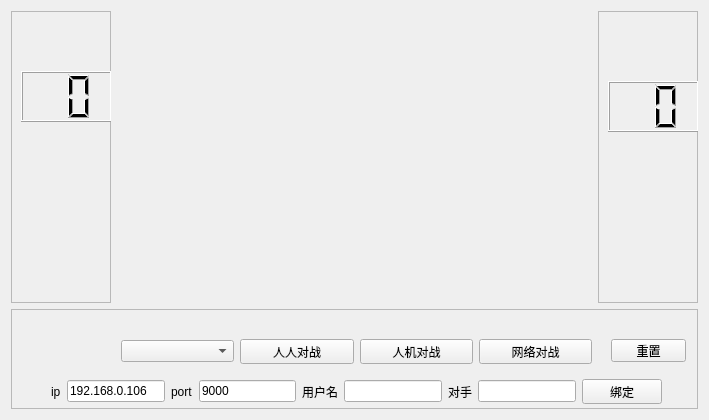
<?xml version="1.0" encoding="UTF-8"?>
<ui version="4.0">
 <class>ChessForm</class>
 <widget class="QWidget" name="ChessForm">
  <property name="geometry">
   <rect>
    <x>0</x>
    <y>0</y>
    <width>709</width>
    <height>420</height>
   </rect>
  </property>
  <property name="windowTitle">
   <string>Form</string>
  </property>
  <layout class="QGridLayout" name="gridLayout_2">
   <item row="0" column="0">
    <widget class="QFrame" name="frame_2">
     <property name="minimumSize">
      <size>
       <width>0</width>
       <height>200</height>
      </size>
     </property>
     <property name="maximumSize">
      <size>
       <width>100</width>
       <height>16777215</height>
      </size>
     </property>
     <property name="frameShape">
      <enum>QFrame::StyledPanel</enum>
     </property>
     <property name="frameShadow">
      <enum>QFrame::Raised</enum>
     </property>
     <widget class="QLabel" name="lbl1">
      <property name="geometry">
       <rect>
        <x>40</x>
        <y>0</y>
        <width>51</width>
        <height>51</height>
       </rect>
      </property>
      <property name="text">
       <string/>
      </property>
     </widget>
     <widget class="QLCDNumber" name="LCD1">
      <property name="geometry">
       <rect>
        <x>10</x>
        <y>60</y>
        <width>91</width>
        <height>51</height>
       </rect>
      </property>
      <property name="digitCount">
       <number>2</number>
      </property>
     </widget>
     <widget class="QLabel" name="label_a">
      <property name="geometry">
       <rect>
        <x>20</x>
        <y>180</y>
        <width>54</width>
        <height>41</height>
       </rect>
      </property>
      <property name="text">
       <string/>
      </property>
     </widget>
    </widget>
   </item>
   <item row="0" column="1">
    <layout class="QGridLayout" name="gridLayout"/>
   </item>
   <item row="0" column="2">
    <widget class="QFrame" name="frame">
     <property name="minimumSize">
      <size>
       <width>0</width>
       <height>200</height>
      </size>
     </property>
     <property name="maximumSize">
      <size>
       <width>100</width>
       <height>16777215</height>
      </size>
     </property>
     <property name="frameShape">
      <enum>QFrame::StyledPanel</enum>
     </property>
     <property name="frameShadow">
      <enum>QFrame::Raised</enum>
     </property>
     <widget class="QLabel" name="lbl2">
      <property name="geometry">
       <rect>
        <x>10</x>
        <y>0</y>
        <width>51</width>
        <height>51</height>
       </rect>
      </property>
      <property name="text">
       <string/>
      </property>
     </widget>
     <widget class="QLCDNumber" name="LCD2">
      <property name="geometry">
       <rect>
        <x>10</x>
        <y>70</y>
        <width>91</width>
        <height>51</height>
       </rect>
      </property>
      <property name="digitCount">
       <number>2</number>
      </property>
     </widget>
    </widget>
   </item>
   <item row="1" column="0" colspan="3">
    <widget class="QFrame" name="frame_3">
     <property name="minimumSize">
      <size>
       <width>100</width>
       <height>50</height>
      </size>
     </property>
     <property name="maximumSize">
      <size>
       <width>16777215</width>
       <height>100</height>
      </size>
     </property>
     <property name="frameShape">
      <enum>QFrame::StyledPanel</enum>
     </property>
     <property name="frameShadow">
      <enum>QFrame::Raised</enum>
     </property>
     <widget class="QWidget" name="layoutWidget">
      <property name="geometry">
       <rect>
        <x>40</x>
        <y>70</y>
        <width>611</width>
        <height>25</height>
       </rect>
      </property>
      <layout class="QHBoxLayout" name="horizontalLayout">
       <item>
        <widget class="QLabel" name="label">
         <property name="text">
          <string>ip</string>
         </property>
        </widget>
       </item>
       <item>
        <widget class="QLineEdit" name="ip">
         <property name="text">
          <string>192.168.0.106</string>
         </property>
        </widget>
       </item>
       <item>
        <widget class="QLabel" name="label_2">
         <property name="text">
          <string>port</string>
         </property>
        </widget>
       </item>
       <item>
        <widget class="QLineEdit" name="port">
         <property name="minimumSize">
          <size>
           <width>50</width>
           <height>0</height>
          </size>
         </property>
         <property name="text">
          <string>9000</string>
         </property>
        </widget>
       </item>
       <item>
        <widget class="QLabel" name="label_3">
         <property name="text">
          <string>用户名</string>
         </property>
        </widget>
       </item>
       <item>
        <widget class="QLineEdit" name="fromname">
         <property name="text">
          <string/>
         </property>
        </widget>
       </item>
       <item>
        <widget class="QLabel" name="label_4">
         <property name="text">
          <string>对手</string>
         </property>
        </widget>
       </item>
       <item>
        <widget class="QLineEdit" name="toname">
         <property name="text">
          <string/>
         </property>
        </widget>
       </item>
       <item>
        <widget class="QPushButton" name="btn_bind">
         <property name="text">
          <string>绑定</string>
         </property>
        </widget>
       </item>
      </layout>
     </widget>
     <widget class="QWidget" name="layoutWidget">
      <property name="geometry">
       <rect>
        <x>110</x>
        <y>30</y>
        <width>471</width>
        <height>25</height>
       </rect>
      </property>
      <layout class="QHBoxLayout" name="horizontalLayout_2">
       <item>
        <widget class="QComboBox" name="comboBox"/>
       </item>
       <item>
        <widget class="QPushButton" name="P_VS_P">
         <property name="text">
          <string>人人对战</string>
         </property>
        </widget>
       </item>
       <item>
        <widget class="QPushButton" name="P_VS_C">
         <property name="text">
          <string>人机对战</string>
         </property>
        </widget>
       </item>
       <item>
        <widget class="QPushButton" name="N_VS_N">
         <property name="text">
          <string>网络对战</string>
         </property>
        </widget>
       </item>
      </layout>
     </widget>
     <widget class="QPushButton" name="pushButton">
      <property name="geometry">
       <rect>
        <x>600</x>
        <y>30</y>
        <width>75</width>
        <height>23</height>
       </rect>
      </property>
      <property name="text">
       <string>重置</string>
      </property>
     </widget>
    </widget>
   </item>
  </layout>
 </widget>
 <resources/>
 <connections/>
</ui>
